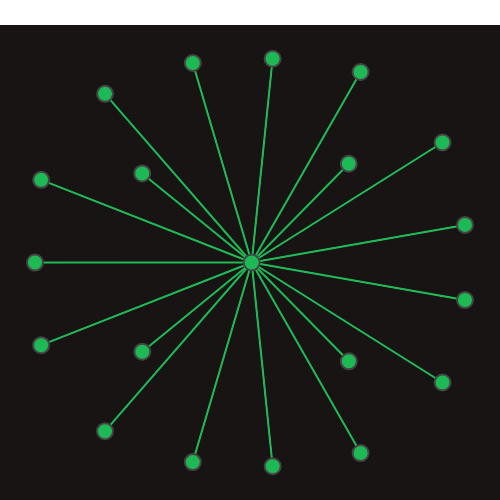

Write notebook code for a chart like this one.
### Code cell
from strawberryfields.apps import data, plot, sample, clique
import numpy as np
import networkx as nx
import plotly

def visualize_deg_sep(song_id_in):
    G = nx.Graph()
    G.add_nodes_from(search_id_monad(song_id_in)[0])
    G.add_edges_from(degrees_sep(song_id_in))
    
    maximal_clique = search_id_monad(song_id_in)[0]

    
    return plot.graph(G, 
               maximal_clique, 
               subgraph_node_colour='#1DB954',
               subgraph_edge_colour='#1DB954',
               graph_node_colour='#ffffff',
               graph_edge_colour='#ffffff',
               background_color='#191414',
               graph_node_size=5)

visualize_deg_sep(10000)

### Figure 1 — Plotly figure (JSON) as saved in the notebook; plotly's stock layout.template omitted (floating-point values rounded to 4 significant figures)
{"data": [{"hoverinfo": "none", "line": {"color": "#ffffff", "width": 1}, "mode": "lines", "type": "scatter", "x": [0.001303, 0.001303, null, 0.001303, 0.987, null, 0.001303, 0.4498, null, 0.001303, 0.883, null, 0.001303, 0.5044, null, 0.001303, 0.09797, null, 0.001303, -0.271, null, 0.001303, -0.6764, null, 0.001303, -0.5045, null, 0.001303, -0.9716, null, 0.001303, -1, null, 0.001303, -0.9715, null, 0.001303, -0.504, null, 0.001303, -0.6765, null, 0.001303, -0.2708, null, 0.001303, 0.09817, null, 0.001303, 0.5045, null, 0.001303, 0.8832, null, 0.001303, 0.4501, null, 0.001303, 0.987, null], "y": [4.104e-05, 4.104e-05, null, 4.104e-05, 0.1837, null, 4.104e-05, 0.4826, null, 4.104e-05, 0.5861, null, 4.104e-05, 0.9305, null, 4.104e-05, 0.9952, null, 4.104e-05, 0.9744, null, 4.104e-05, 0.8237, null, 4.104e-05, 0.435, null, 4.104e-05, 0.4036, null, 4.104e-05, -0.0001235, null, 4.104e-05, -0.4037, null, 4.104e-05, -0.4355, null, 4.104e-05, -0.8237, null, 4.104e-05, -0.9747, null, 4.104e-05, -0.995, null, 4.104e-05, -0.9304, null, 4.104e-05, -0.5859, null, 4.104e-05, -0.4825, null, 4.104e-05, -0.1834, null]}, {"hoverinfo": "none", "line": {"color": "#1DB954", "width": 2}, "mode": "lines", "type": "scatter", "x": [0.001303, 0.001303, null, 0.001303, 0.987, null, 0.001303, 0.4498, null, 0.001303, 0.883, null, 0.001303, 0.5044, null, 0.001303, 0.09797, null, 0.001303, -0.271, null, 0.001303, -0.6764, null, 0.001303, -0.5045, null, 0.001303, -0.9716, null, 0.001303, -1, null, 0.001303, -0.9715, null, 0.001303, -0.504, null, 0.001303, -0.6765, null, 0.001303, -0.2708, null, 0.001303, 0.09817, null, 0.001303, 0.5045, null, 0.001303, 0.8832, null, 0.001303, 0.4501, null, 0.001303, 0.987, null], "y": [4.104e-05, 4.104e-05, null, 4.104e-05, 0.1837, null, 4.104e-05, 0.4826, null, 4.104e-05, 0.5861, null, 4.104e-05, 0.9305, null, 4.104e-05, 0.9952, null, 4.104e-05, 0.9744, null, 4.104e-05, 0.8237, null, 4.104e-05, 0.435, null, 4.104e-05, 0.4036, null, 4.104e-05, -0.0001235, null, 4.104e-05, -0.4037, null, 4.104e-05, -0.4355, null, 4.104e-05, -0.8237, null, 4.104e-05, -0.9747, null, 4.104e-05, -0.995, null, 4.104e-05, -0.9304, null, 4.104e-05, -0.5859, null, 4.104e-05, -0.4825, null, 4.104e-05, -0.1834, null]}, {"hoverinfo": "text", "marker": {"color": "#ffffff", "line": {"width": 2}, "size": 5}, "mode": "markers", "text": ["10000", "18201", "2611", "35170", "26469", "26655", "18360", "8941", "49579", "3038", "11263", "11720", "11185", "19080", "26064", "18835", "1449", "19030", "10249", "19130"], "type": "scatter", "x": [0.001303, 0.987, 0.4498, 0.883, 0.5044, 0.09797, -0.271, -0.6764, -0.5045, -0.9716, -1, -0.9715, -0.504, -0.6765, -0.2708, 0.09817, 0.5045, 0.8832, 0.4501, 0.987], "y": [4.104e-05, 0.1837, 0.4826, 0.5861, 0.9305, 0.9952, 0.9744, 0.8237, 0.435, 0.4036, -0.0001235, -0.4037, -0.4355, -0.8237, -0.9747, -0.995, -0.9304, -0.5859, -0.4825, -0.1834]}, {"hoverinfo": "text", "marker": {"color": "#1DB954", "line": {"width": 2}, "size": 16}, "mode": "markers", "text": ["10000", "18201", "2611", "35170", "26469", "26655", "18360", "8941", "49579", "3038", "11263", "11720", "11185", "19080", "26064", "18835", "1449", "19030", "10249", "19130"], "type": "scatter", "x": [0.001303, 0.987, 0.4498, 0.883, 0.5044, 0.09797, -0.271, -0.6764, -0.5045, -0.9716, -1, -0.9715, -0.504, -0.6765, -0.2708, 0.09817, 0.5045, 0.8832, 0.4501, 0.987], "y": [4.104e-05, 0.1837, 0.4826, 0.5861, 0.9305, 0.9952, 0.9744, 0.8237, 0.435, 0.4036, -0.0001235, -0.4037, -0.4355, -0.8237, -0.9747, -0.995, -0.9304, -0.5859, -0.4825, -0.1834]}], "layout": {"height": 500, "hovermode": "closest", "margin": {"b": 0, "l": 0, "r": 0, "t": 25}, "plot_bgcolor": "#191414", "showlegend": false, "width": 500, "xaxis": {"showgrid": false, "showticklabels": false, "zeroline": false}, "yaxis": {"showgrid": false, "showticklabels": false, "zeroline": false}}}
